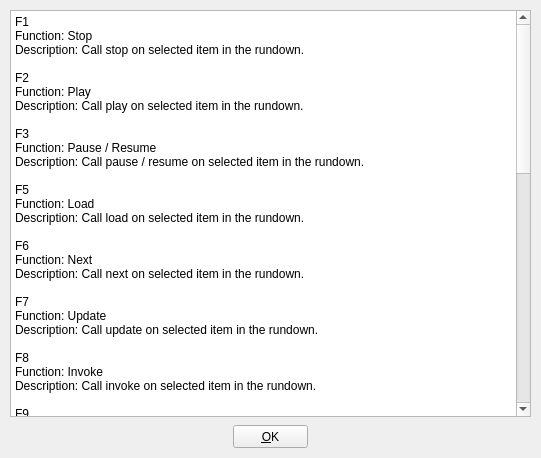
<?xml version="1.0" encoding="UTF-8"?>
<ui version="4.0">
 <class>HelpDialog</class>
 <widget class="QDialog" name="HelpDialog">
  <property name="geometry">
   <rect>
    <x>0</x>
    <y>0</y>
    <width>541</width>
    <height>458</height>
   </rect>
  </property>
  <property name="minimumSize">
   <size>
    <width>541</width>
    <height>458</height>
   </size>
  </property>
  <property name="maximumSize">
   <size>
    <width>541</width>
    <height>458</height>
   </size>
  </property>
  <property name="windowTitle">
   <string>About</string>
  </property>
  <widget class="QPushButton" name="pushButtonOK">
   <property name="geometry">
    <rect>
     <x>233</x>
     <y>425</y>
     <width>75</width>
     <height>23</height>
    </rect>
   </property>
   <property name="focusPolicy">
    <enum>Qt::NoFocus</enum>
   </property>
   <property name="text">
    <string>&amp;OK</string>
   </property>
  </widget>
  <widget class="QPlainTextEdit" name="plainTextEdit">
   <property name="geometry">
    <rect>
     <x>10</x>
     <y>10</y>
     <width>521</width>
     <height>407</height>
    </rect>
   </property>
   <property name="readOnly">
    <bool>true</bool>
   </property>
   <property name="plainText">
    <string>F1
Function: Stop 
Description: Call stop on selected item in the rundown.

F2
Function: Play
Description: Call play on selected item in the rundown.

F3
Function: Pause / Resume
Description: Call pause / resume on selected item in the rundown.

F5
Function: Load
Description: Call load on selected item in the rundown.

F6
Function: Next
Description: Call next on selected item in the rundown.

F7
Function: Update
Description: Call update on selected item in the rundown.

F8
Function: Invoke
Description: Call invoke on selected item in the rundown.

F9
Function: Clear
Description: Call clear on selected item in the rundown.

F10
Function: Clear Layer
Description: Call clear on selected items videolayer in the rundown.

F11
Function: Clear Channel
Description: Call clear on selected items channel in the rundown.

Ctrl+G / Ctrl+U
Functioin: Group / Ungroup
Description: Group / Ungroup one or more items in the rundown.

Ctrl+C / Ctrl+V
Function: Copy / Paste
Description: Copy / Paste selected item in the rundown.

Ctrl+Up / Ctrl+Down
Function: Navigation.
Description: Move item up / down in the rundown.

Ctrl+Right / Ctrl+Left
Function: Navigation
Description: Move item in / out of a group in the rundown.

Delete
Function: Delete
Description Delete item / group in the rundown.

Ctrl+F
Function: Fullscreen
Description: Toggle between fullscreen and normal window.

Ctrl+I / Ctrl+E
Function: Import / Export
Description: Import / Export rundown from / to disk.

Ctrl+H
Function: Help
Description: Show this help dialog.</string>
   </property>
  </widget>
 </widget>
 <resources/>
 <connections>
  <connection>
   <sender>pushButtonOK</sender>
   <signal>clicked()</signal>
   <receiver>HelpDialog</receiver>
   <slot>accept()</slot>
   <hints>
    <hint type="sourcelabel">
     <x>278</x>
     <y>229</y>
    </hint>
    <hint type="destinationlabel">
     <x>356</x>
     <y>230</y>
    </hint>
   </hints>
  </connection>
 </connections>
</ui>
